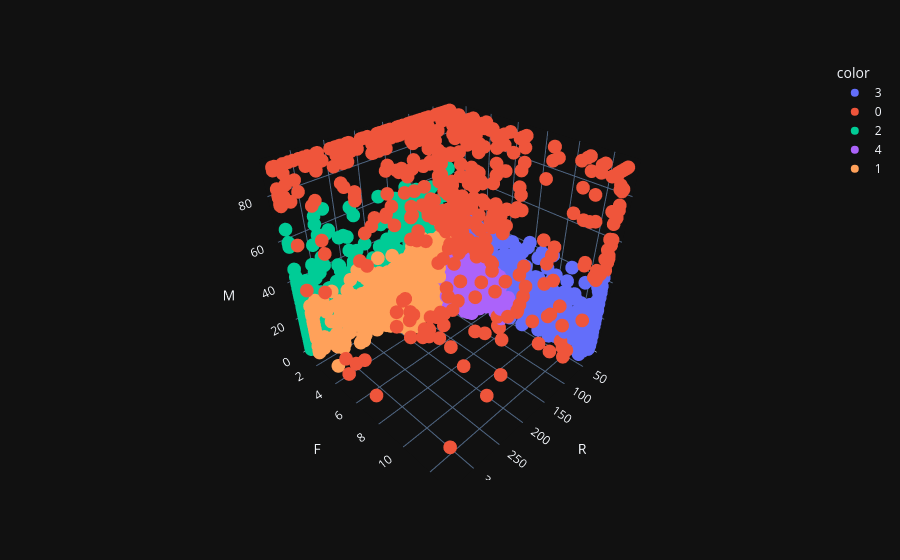

Notebook code cell kept with this figure:
### Code cell
px.scatter_3d(df_rfm_clip, x='R', y='F', z='M', color=mclust_labels.astype(str), template='plotly_dark')

### Figure 1 — Plotly figure (JSON) as saved in the notebook; plotly's stock layout.template omitted (floating-point values rounded to 4 significant figures; data arrays with more than 128 entries replaced by an {"elided": "..."} marker saying what was removed)
{"data": [{"hovertemplate": "color=3<br>R=%{x}<br>F=%{y}<br>M=%{z}<extra></extra>", "legendgroup": "3", "marker": {"color": "#636efa", "symbol": "circle"}, "mode": "markers", "name": "3", "scene": "scene", "showlegend": true, "type": "scatter3d", "x": {"elided": "705 int values"}, "y": {"elided": "705 int values"}, "z": {"elided": "705 float values"}}, {"hovertemplate": "color=0<br>R=%{x}<br>F=%{y}<br>M=%{z}<extra></extra>", "legendgroup": "0", "marker": {"color": "#EF553B", "symbol": "circle"}, "mode": "markers", "name": "0", "scene": "scene", "showlegend": true, "type": "scatter3d", "x": {"elided": "523 int values"}, "y": {"elided": "523 int values"}, "z": {"elided": "523 float values"}}, {"hovertemplate": "color=2<br>R=%{x}<br>F=%{y}<br>M=%{z}<extra></extra>", "legendgroup": "2", "marker": {"color": "#00cc96", "symbol": "circle"}, "mode": "markers", "name": "2", "scene": "scene", "showlegend": true, "type": "scatter3d", "x": {"elided": "1373 int values"}, "y": {"elided": "1373 int values"}, "z": {"elided": "1373 float values"}}, {"hovertemplate": "color=4<br>R=%{x}<br>F=%{y}<br>M=%{z}<extra></extra>", "legendgroup": "4", "marker": {"color": "#ab63fa", "symbol": "circle"}, "mode": "markers", "name": "4", "scene": "scene", "showlegend": true, "type": "scatter3d", "x": {"elided": "1158 int values"}, "y": {"elided": "1158 int values"}, "z": {"elided": "1158 float values"}}, {"hovertemplate": "color=1<br>R=%{x}<br>F=%{y}<br>M=%{z}<extra></extra>", "legendgroup": "1", "marker": {"color": "#FFA15A", "symbol": "circle"}, "mode": "markers", "name": "1", "scene": "scene", "showlegend": true, "type": "scatter3d", "x": {"elided": "577 int values"}, "y": {"elided": "577 int values"}, "z": {"elided": "577 float values"}}], "layout": {"legend": {"title": {"text": "color"}, "tracegroupgap": 0}, "margin": {"t": 60}, "scene": {"domain": {"x": [0, 1], "y": [0, 1]}, "xaxis": {"title": {"text": "R"}}, "yaxis": {"title": {"text": "F"}}, "zaxis": {"title": {"text": "M"}}}}}
